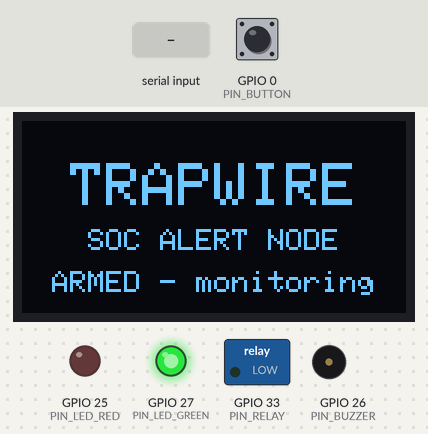
The sketch below on a simulated ESP32. On the bench: 128×64 one-colour display, switched loads named in the sketch (green lamp = pin HIGH), output pins drawn as LEDs (lit = HIGH), buzzer (waves = sounding, pin HIGH). The inputs (shaded band) are chosen by the test bench; at power-on: GPIO 0 (PIN_BUTTON) HIGH. What the sketch prints to the serial monitor is not drawn.

Above: at 2.0 s.
2.1 s: GPIO 0 (PIN_BUTTON) pulled LOW for 3.2 s
At 4.6 s:
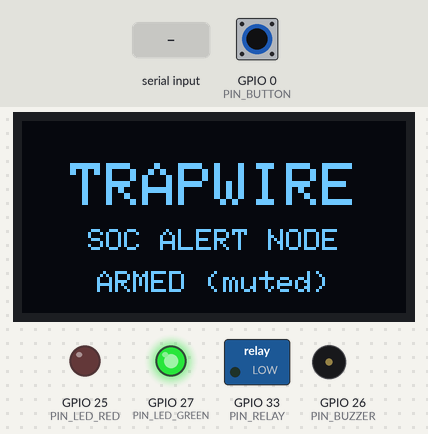
6.8 s: GPIO 0 (PIN_BUTTON) pulled LOW for 3.2 s
At 9.1 s:
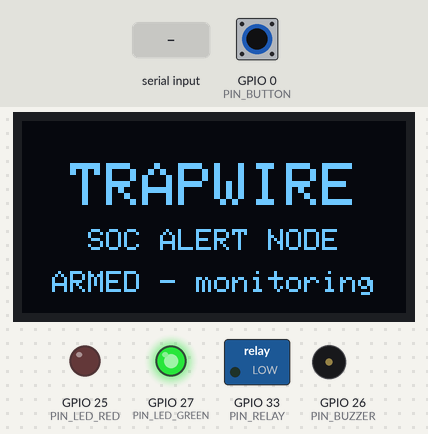
13.0 s: "MUTE|1\n" received over Serial
At 13.5 s:
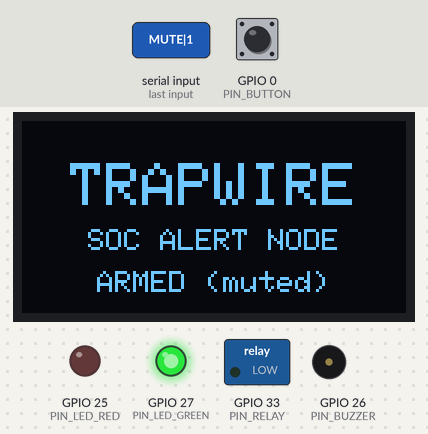
Timing chart, 0 to 16.0 s (numbered marks = the images above; inputs shaded):
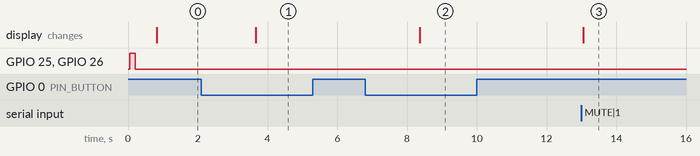

The sketch:

esp32_devkit_threat_siren.ino
```cpp
/*
 * ============================================================================
 *  TRAPWIRE - ESP32 Physical Threat Alert Node            firmware v1.0
 * ============================================================================
 *  Educational cybersecurity capstone peripheral. When the TRAPWIRE server
 *  detects an attack it sends ONE text line to this board (USB serial at
 *  115200 baud, or Wi-Fi). The board then drives local indicators only:
 *
 *    RED LED   fast-blinks while the siren sounds, then stays ON (latched)
 *              until someone presses the BOOT button or clicks "Silence"
 *              on the SOC dashboard.
 *    BUZZER    15 s siren pattern for critical attacks, 2 short beeps for a
 *              warning/probe, 1 beep when a DPB breach report is filed.
 *    OLED      attacker details: attack type, IP, location, ISP, incident
 *              ID, time, attack counter, DPB acknowledgement number.
 *              Two pages rotate every 3 s.
 *    GREEN LED (optional) ON = armed and idle.
 *
 *  BOOT button (GPIO 0, already on the board):
 *    short press -> silence alarm + clear screen (server is told: ACK)
 *    long press  -> mute / unmute buzzer (LED + OLED keep working)
 *
 *  This firmware never touches a network target; it only lights LEDs, drives
 *  a buzzer, and prints received text to a display. Libraries:
 *    "Adafruit SSD1306" by Adafruit (pulls in "Adafruit GFX").
 *  Board: "ESP32 Dev Module". Wiring: see hardware/README.md
 * ============================================================================
 */

#include <Arduino.h>
#include <Wire.h>
#include <Adafruit_GFX.h>
#include <Adafruit_SSD1306.h>

// ----------------------------------------------------------------- options --
#define ENABLE_WIFI      0      // 1 = also accept alerts over Wi-Fi (see README)
#define BUZZER_PASSIVE   0      // 0 = ACTIVE buzzer (beeps on HIGH), 1 = PASSIVE piezo (tone())
#define BUZZER_ON_LEVEL  HIGH   // some 3-pin active buzzers are active-LOW -> set LOW
#define RELAY_ON_LEVEL   HIGH   // relay for an optional 12 V strobe

#if ENABLE_WIFI
  #include <WiFi.h>
  #include <WebServer.h>
  const char* WIFI_SSID = "YOUR_WIFI_NAME";
  const char* WIFI_PASS = "YOUR_WIFI_PASSWORD";
  WebServer http(80);
#endif

// -------------------------------------------------------------------- pins --
const int PIN_LED_RED   = 25;
const int PIN_LED_GREEN = 27;   // set to -1 if you don't fit a green LED
const int PIN_BUZZER    = 26;
const int PIN_RELAY     = 33;   // set to -1 if no strobe relay
const int PIN_BUTTON    = 0;    // on-board BOOT button
const int OLED_SDA      = 21;
const int OLED_SCL      = 22;
const uint8_t OLED_ADDR = 0x3C; // some modules are 0x3D

// ------------------------------------------------------------------ timing --
const unsigned long SIREN_MS      = 15000;  // keep equal to SIREN_SECONDS in app/hardware.py
const unsigned long TEST_SIREN_MS = 3000;
const unsigned long HOLD_MS       = 10000;  // warning/report screen time
const unsigned long PAGE_MS       = 3000;   // OLED page rotation
const unsigned long LONG_PRESS_MS = 1500;
const char* FW_VERSION = "1.0";

Adafruit_SSD1306 display(128, 64, &Wire, -1);
bool oledOk = false;

struct Alert {
  bool valid = false;
  char sev = 'C';   // C critical, W warning, R report filed, T self-test
  String type, ip, isp, loc, inc, tm, ack, detail;
  int count = 0;
};

Alert cur, crit;                 // what is on screen / last critical attack
unsigned long curAt = 0;
unsigned long sirenUntil = 0;
unsigned long warnBeepUntil = 0;
bool latched = false;            // red LED stays on until acknowledged
bool muted = false;
int ackCount = 0;

char rxBuf[360];
size_t rxLen = 0;

// =============================================================== helpers ===
void setPin(int pin, int level) { if (pin >= 0) digitalWrite(pin, level); }

String pongString() {
  return String("PONG|TRAPWIRE-ESP32|") + FW_VERSION + "|" + ackCount + "|" + (muted ? "1" : "0");
}

int splitPipe(const String& s, String* out, int maxParts) {   // keeps empty fields
  int n = 0, start = 0;
  while (n < maxParts) {
    int idx = s.indexOf('|', start);
    if (idx < 0) { out[n++] = s.substring(start); break; }
    out[n++] = s.substring(start, idx);
    start = idx + 1;
  }
  return n;
}

bool sirenActive() { return (long)(sirenUntil - millis()) > 0; }

// ---------------------------------------------------------------- buzzer ---
int lastTone = -2;               // force first write
void buzzer(int freq) {          // freq 0 = off; for active buzzer any >0 = on
  if (muted) freq = 0;
  if (freq == lastTone) return;
  lastTone = freq;
#if BUZZER_PASSIVE
  if (freq > 0) tone(PIN_BUZZER, freq); else noTone(PIN_BUZZER);
#else
  digitalWrite(PIN_BUZZER, freq > 0 ? BUZZER_ON_LEVEL : (BUZZER_ON_LEVEL == HIGH ? LOW : HIGH));
#endif
}

// =========================================================== alarm logic ===
void clearAlarm(bool fromButton) {
  latched = false;
  sirenUntil = 0;
  warnBeepUntil = 0;
  buzzer(0);
  setPin(PIN_LED_RED, LOW);
  setPin(PIN_LED_GREEN, HIGH);
  setPin(PIN_RELAY, RELAY_ON_LEVEL == HIGH ? LOW : HIGH);
  cur.valid = false;
  crit.valid = false;
  if (fromButton) {
    ackCount++;
    Serial.print("ACK|BUTTON|");
    Serial.println(ackCount);
  }
}

void onAlert(const Alert& a) {
  cur = a;
  cur.valid = true;
  curAt = millis();
  setPin(PIN_LED_GREEN, LOW);
  if (a.sev == 'C') {
    crit = a;                               // remember for the latched screen
    latched = true;
    sirenUntil = millis() + SIREN_MS;
    setPin(PIN_RELAY, RELAY_ON_LEVEL);
  } else if (a.sev == 'T') {
    sirenUntil = millis() + TEST_SIREN_MS;
  } else {                                  // W (warning/probe) or R (report)
    warnBeepUntil = millis() + (a.sev == 'R' ? 220 : 650);
  }
}

// drive LED + buzzer each loop based on current state
void serviceOutputs() {
  unsigned long now = millis();
  if (sirenActive()) {
    // critical siren: warble buzzer + fast red blink
    bool phase = (now / 250) % 2;
    buzzer(phase ? 2200 : 1400);
    setPin(PIN_LED_RED, phase ? HIGH : LOW);
  } else if ((long)(warnBeepUntil - now) > 0) {
    // short warning/report beep + red on
    bool phase = (now / 120) % 2;
    buzzer(phase ? 1800 : 0);
    setPin(PIN_LED_RED, HIGH);
  } else {
    buzzer(0);
    setPin(PIN_LED_RED, latched ? HIGH : LOW);   // latched = stays on after siren
    if (!latched) setPin(PIN_LED_GREEN, HIGH);
  }
}

// ================================================================= OLED ====
void drawCentered(const String& s, int y, int size) {
  display.setTextSize(size);
  int16_t x1, y1; uint16_t w, h;
  display.getTextBounds(s, 0, y, &x1, &y1, &w, &h);
  display.setCursor((128 - (int)w) / 2, y);
  display.print(s);
}

void drawIdle() {
  display.clearDisplay();
  display.setTextColor(SSD1306_WHITE);
  drawCentered("TRAPWIRE", 14, 2);
  drawCentered("SOC ALERT NODE", 36, 1);
  drawCentered(muted ? "ARMED (muted)" : "ARMED - monitoring", 50, 1);
  display.display();
}

String sevName(char s) {
  switch (s) {
    case 'C': return "!! ATTACK !!";
    case 'W': return "PROBE / WARN";
    case 'R': return "REPORT FILED";
    case 'T': return "SELF TEST";
  }
  return "ALERT";
}

// page 0: who + what. page 1: where + report
void drawAlert(const Alert& a, int page) {
  display.clearDisplay();
  display.setTextColor(SSD1306_WHITE);
  // header bar
  display.fillRect(0, 0, 128, 12, SSD1306_WHITE);
  display.setTextColor(SSD1306_BLACK);
  display.setTextSize(1);
  display.setCursor(2, 2);
  display.print(sevName(a.sev));
  String badge = String("#") + a.count;
  display.setCursor(128 - badge.length() * 6 - 2, 2);
  display.print(badge);
  display.setTextColor(SSD1306_WHITE);

  if (page == 0) {
    display.setCursor(0, 16); display.print("Type: "); display.print(a.type);
    display.setCursor(0, 28); display.print("IP  : "); display.print(a.ip);
    display.setCursor(0, 40); display.print("Host: ");
    display.print(a.loc.length() ? a.loc : String("resolving..."));
    display.setCursor(0, 52); display.print("Time: "); display.print(a.tm);
  } else {
    display.setCursor(0, 16); display.print("ISP : "); display.print(a.isp);
    display.setCursor(0, 28); display.print("Inc : "); display.print(a.inc);
    display.setCursor(0, 40);
    if (a.ack.length()) { display.print("DPB : "); display.print(a.ack); }
    else if (a.detail.length()) { display.print("At  : "); display.print(a.detail); }
    else { display.print("Deception engaged"); }
    display.setCursor(0, 52);
    display.print(a.sev == 'C' ? (latched ? "Press BOOT to clear" : "") : "Monitoring...");
  }
  display.display();
}

void serviceDisplay() {
  if (!oledOk) return;
  unsigned long now = millis();
  const Alert* show = nullptr;

  if (cur.valid) {
    bool expired = (cur.sev != 'C') && (now - curAt > HOLD_MS);
    if (!expired) show = &cur;
  }
  if (!show && latched && crit.valid) show = &crit;   // fall back to the attack screen

  if (show) drawAlert(*show, (now / PAGE_MS) % 2);
  else drawIdle();
}

// ============================================================ command in ===
void handleCommand(String line) {
  line.trim();
  if (!line.length()) return;
  String p[11];
  int n = splitPipe(line, p, 11);
  String cmd = p[0]; cmd.toUpperCase();

  if (cmd == "ALERT" && n >= 9) {
    Alert a;
    a.sev    = p[1].length() ? p[1][0] : 'C';
    a.type   = p[2]; a.ip = p[3]; a.isp = p[4]; a.loc = p[5];
    a.inc    = p[6]; a.tm = p[7]; a.count = p[8].toInt();
    a.ack    = (n > 9) ? p[9]  : "";
    a.detail = (n > 10) ? p[10] : "";
    onAlert(a);
  } else if (cmd == "CLEAR") {
    clearAlarm(false);
  } else if (cmd == "MUTE" && n >= 2) {
    muted = (p[1].toInt() != 0);
    if (muted) buzzer(0);
  } else if (cmd == "PING") {
    Serial.println(pongString());
  }
}

void readSerial() {
  while (Serial.available()) {
    char c = (char)Serial.read();
    if (c == '\n' || c == '\r') {
      if (rxLen) { rxBuf[rxLen] = 0; handleCommand(String(rxBuf)); rxLen = 0; }
    } else if (rxLen < sizeof(rxBuf) - 1) {
      rxBuf[rxLen++] = c;
    } else {
      rxLen = 0;   // overflow guard
    }
  }
}

// ============================================================== button =====
void serviceButton() {
  static bool down = false;
  static unsigned long downAt = 0;
  static bool longFired = false;
  bool pressed = (digitalRead(PIN_BUTTON) == LOW);   // active-low

  if (pressed && !down) { down = true; downAt = millis(); longFired = false; }
  else if (pressed && down && !longFired && millis() - downAt > LONG_PRESS_MS) {
    muted = !muted; if (muted) buzzer(0);
    longFired = true;
    Serial.print("LOG|button long press -> muted="); Serial.println(muted ? 1 : 0);
  }
  else if (!pressed && down) {
    down = false;
    if (!longFired) clearAlarm(true);               // short press = acknowledge
  }
}

// ============================================================== Wi-Fi ======
#if ENABLE_WIFI
void handleCmdHttp() {
  String body = http.arg("plain");
  handleCommand(body);
  http.send(200, "text/plain", "OK");
}
void handlePingHttp() { http.send(200, "text/plain", pongString()); }
void setupWifi() {
  WiFi.mode(WIFI_STA);
  WiFi.begin(WIFI_SSID, WIFI_PASS);
  unsigned long t = millis();
  while (WiFi.status() != WL_CONNECTED && millis() - t < 15000) { delay(300); }
  if (WiFi.status() == WL_CONNECTED) {
    http.on("/cmd", HTTP_POST, handleCmdHttp);
    http.on("/ping", HTTP_GET, handlePingHttp);
    http.begin();
    Serial.print("LOG|wifi ip="); Serial.println(WiFi.localIP());
    if (oledOk) { display.clearDisplay(); drawCentered(WiFi.localIP().toString(), 28, 1); display.display(); delay(1500); }
  } else {
    Serial.println("LOG|wifi connect failed, USB only");
  }
}
#endif

// =============================================================== setup =====
void setup() {
  Serial.begin(115200);
  pinMode(PIN_LED_RED, OUTPUT);
  if (PIN_LED_GREEN >= 0) pinMode(PIN_LED_GREEN, OUTPUT);
  pinMode(PIN_BUZZER, OUTPUT);
  if (PIN_RELAY >= 0) pinMode(PIN_RELAY, OUTPUT);
  pinMode(PIN_BUTTON, INPUT_PULLUP);
  buzzer(0);
  setPin(PIN_RELAY, RELAY_ON_LEVEL == HIGH ? LOW : HIGH);

  Wire.begin(OLED_SDA, OLED_SCL);
  oledOk = display.begin(SSD1306_SWITCHCAPVCC, OLED_ADDR);
  if (oledOk) {
    display.clearDisplay();
    drawCentered("TRAPWIRE", 20, 2);
    drawCentered("alert node v" + String(FW_VERSION), 44, 1);
    display.display();
  }
  // power-on self-check: green on, one short chirp + red flash
  setPin(PIN_LED_GREEN, HIGH);
  setPin(PIN_LED_RED, HIGH); buzzer(1800); delay(150);
  buzzer(0); setPin(PIN_LED_RED, LOW);

#if ENABLE_WIFI
  setupWifi();
#endif

  delay(600);
  if (oledOk) drawIdle();
  Serial.print("READY|TRAPWIRE-ESP32|"); Serial.println(FW_VERSION);
}

void loop() {
  readSerial();
#if ENABLE_WIFI
  http.handleClient();
#endif
  serviceButton();
  serviceOutputs();
  serviceDisplay();
  delay(5);
}
```

Measured:
- after the input at 2.1 s, the display: changes after 1.6 s (image 1)
- after the input at 6.8 s, the display: changes after 1.6 s (image 2)
- after the input at 13.0 s, the display: changes after 0.05 s (image 3)
